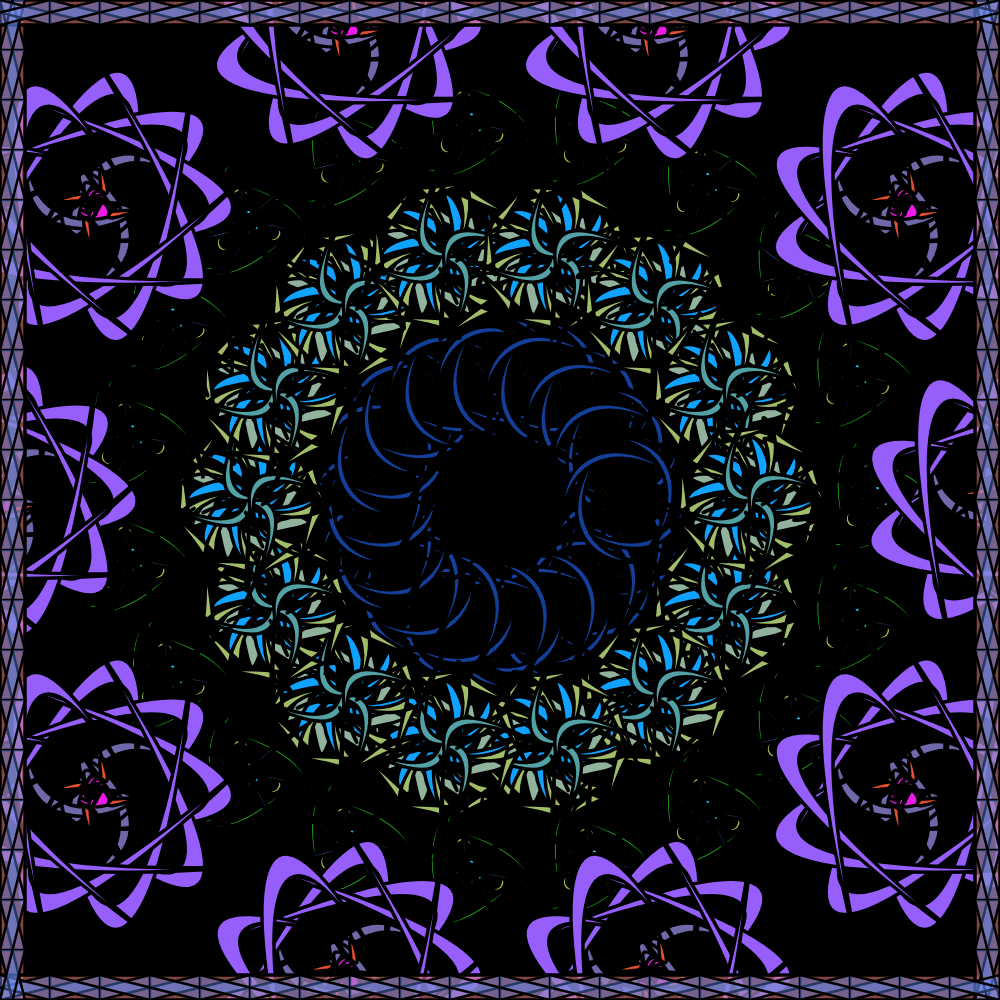
Frame 1 (no input)
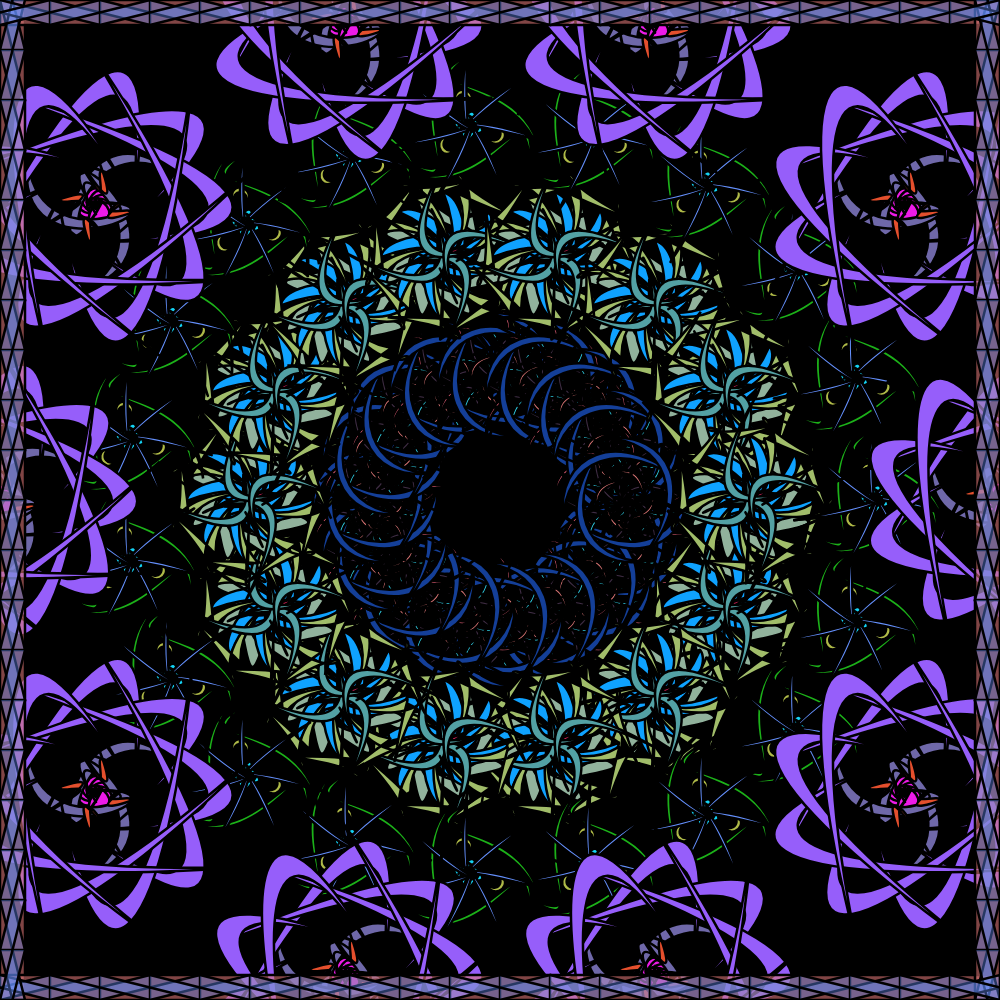
Frame 2 (the mouse pressed at the canvas centre, redrawn once)

The p5.js sketch that drew these frames (run headless with seeded random() and noise() and a simulated clock; the mouse was pressed at the canvas centre and the sketch redrawn once):

// p5.js sketch
// ── sketch.js
var curves = [];
var groups = [];
var frameColor1, frameColor2;
var nGroups;

function setup(){
	noLoop();
	if(windowHeight < windowWidth){
		var W = windowHeight;
	}else{
		var W = windowWidth;
	}
	nGroups = parseInt(random() * 4 + 2);
	frameColor = random() * 100 + 50;
	createCanvas(W, W);
	stroke(0);
	strokeWeight(width/290);
	for(var i=1; i<=nGroups; i++){
		g = new Group(width/(nGroups+4) * i); 
		g.reps = int(random() * 18 + 3);
		g.createCurves()
		groups.push(g);
	}
	rndG = int(random(nGroups));
	rndC = int(random(groups[rndG].curves.length));
	frameColor1 = groups[rndG].curves[rndC].c;
	rndG = int(random(nGroups));
	rndC = int(random(groups[rndG].curves.length));
	frameColor2 = groups[rndG].curves[rndC].c;
}

function draw(){
	background(0);
	for(var i=0; i <groups.length; i++){
		groups[i].display();
	}
	frame();
}

function Curve(){
	this.p0;
	this.p1;
	this.p2;
	this.p3;
	this.p4;
	this.p5;
	this.reps = 4;
	this.c = [random()*255, random()*255, random()*255];
	this.display = (scale) => {
		var A = TWO_PI / this.reps;
		fill(this.c[0], this.c[1], this.c[2]);
		for(var i=0; i<TWO_PI; i+=A){
			beginShape();
			this.p0.getCords(i, scale);
			this.p1.getCords(i, scale);
			this.p2.getCords(i, scale);
			this.p3.getCords(i, scale);
			this.p4.getCords(i, scale);
			this.p5.getCords(i, scale);
			vertex(this.p0.x, this.p0.y);
			bezierVertex(this.p1.x, this.p1.y, this.p2.x, this.p2.y,
					this.p3.x, this.p3.y);
			bezierVertex(this.p4.x, this.p4.y, this.p5.x, this.p5.y,
					this.p0.x, this.p0.y);
			endShape();
		}
		
	}
	this.setupPoints = (start, stop) => {
		var r0 = start;
		var step = (start - stop) / 4;
		var A = TWO_PI/ 3;
		for(var i=0; i<4; i++){
			var r = random() * (step);
			switch (i){
				case 0:
					this.p0 = new paramPoint(r0, random() * A);
				case 1:
					this.p1 = new paramPoint(r0, random() * (A+this.p0.a) + this.p0.a);
				case 2:
					this.p2 = new paramPoint(r0, random() *  (A+this.p1.a) + this.p1.a);
				case 3:
					this.p3 = new paramPoint(r0, random() *  (A+this.p2.a) + this.p2.a);

			}
			r0 -= r;
			this.p4 = new paramPoint(this.p2.r+width/15, this.p2.a);
			this.p5 = new paramPoint(this.p1.r+width/15, this.p1.a);
		}
	}
}


function Group(r){
	this.r = r;
	this.curves = [];
	this.reps = 4;
	this.scale = 1;
	this.display = () => {
		var A = TWO_PI / this.reps;
		for(var k=0; k<=this.reps; k++){
			var x = width/2 + cos(A*k) * this.r;
			var y = height/2 + sin(A*k) * this.r;
			translate(x, y);
			for(var i=0; i<this.curves.length; i++){
				this.curves[i].display(this.scale);
			}
			resetMatrix();
		}
	}
	this.createCurves = () => {
		var distances = [];
		for (var i=0; i<3+random()*2; i++){
			var start = random()  * width/2;
			var stop = start - (random() * (width/20) + width/48);
			var c = new Curve();
			c.reps = int(8 * random() + 3);
			c.setupPoints(start, stop);
			this.curves.push(c);
			if (i > 0){
				this.curves[i].p0 = this.curves[i-1].p3;
			}
			distances.push(this.curves[i].p0.r);
		}
		var size = 2 * max(distances);
		this.scale = (width / (nGroups+2)) / size;
	}
}


function paramPoint(r, a){
	this.r = r;
	this.a = a;
	this.getCords = (offset, scale) => {
		this.x = cos(this.a + offset) * r * scale;
		this.y = sin(this.a + offset) * r * scale;	
	}
}


function frame() {
	fill(frameColor1[0], frameColor1[1], frameColor1[2], 150);
	var w = width/40
	var m = 2
	rect(0, 0, w, height);
	rect(0, 0, width, w);
	rect(0, height-w, width, w);
	rect(width-w, 0, w, height);
	fill(frameColor2[0], frameColor2[1], frameColor2[2], 100);
	strokeWeight(width/400);
	for(var i=0; i<width; i+=w*m){
		beginShape();
		vertex(0, i);
		vertex(w/2, i + w*m);
		vertex(w, i + w*m);
		vertex(w/2, i);
		endShape();
		beginShape();
		vertex(w/2, i);
		vertex(0, i + w*m);
		vertex(w/2, i + w*m);
		vertex(w, i);
		endShape();

		beginShape();
		vertex(i, 0);
		vertex(i + w*m, w/2);
		vertex(i + w*m, w);
		vertex(i, w/2);
		endShape();
		beginShape();
		vertex(i, w/2);
		vertex(i + w*m, 0);
		vertex(i + w*m, w/2);
		vertex(i, w);
		endShape();
		
		beginShape();
		vertex(width, i);
		vertex(width-w/2, i + w*m);
		vertex(width-w, i + w*m);
		vertex(width-w/2, i);
		endShape();
		beginShape();
		vertex(width-w/2, i);
		vertex(width, i + w*m);
		vertex(width-w/2, i + w*m);
		vertex(width-w, i);
		endShape();

		beginShape();
		vertex(i, height);
		vertex(i + w*m, height-w/2);
		vertex(i + w*m, height-w);
		vertex(i, height-w/2);
		endShape();
		beginShape();
		vertex(i, height-w/2);
		vertex(i + w*m, height);
		vertex(i + w*m, height-w/2);
		vertex(i, height-w);
		endShape();
	}
}
